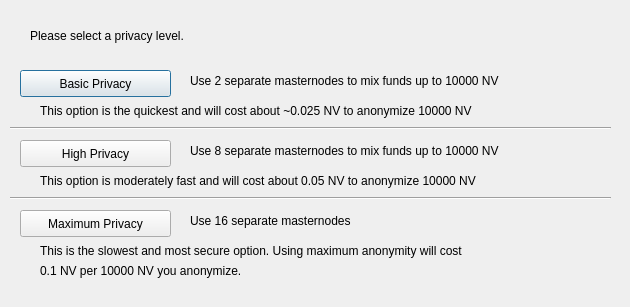
<?xml version="1.0" encoding="UTF-8"?>
<ui version="4.0">
 <class>ObfuscationConfig</class>
 <widget class="QDialog" name="ObfuscationConfig">
  <property name="geometry">
   <rect>
    <x>0</x>
    <y>0</y>
    <width>630</width>
    <height>307</height>
   </rect>
  </property>
  <property name="windowTitle">
   <string>Configure Obfuscation</string>
  </property>
  <widget class="QPushButton" name="buttonBasic">
   <property name="geometry">
    <rect>
     <x>20</x>
     <y>70</y>
     <width>151</width>
     <height>27</height>
    </rect>
   </property>
   <property name="text">
    <string>Basic Privacy</string>
   </property>
  </widget>
  <widget class="QPushButton" name="buttonHigh">
   <property name="geometry">
    <rect>
     <x>20</x>
     <y>140</y>
     <width>151</width>
     <height>27</height>
    </rect>
   </property>
   <property name="text">
    <string>High Privacy</string>
   </property>
  </widget>
  <widget class="QPushButton" name="buttonMax">
   <property name="geometry">
    <rect>
     <x>20</x>
     <y>210</y>
     <width>151</width>
     <height>27</height>
    </rect>
   </property>
   <property name="text">
    <string>Maximum Privacy</string>
   </property>
  </widget>
  <widget class="QLabel" name="label">
   <property name="geometry">
    <rect>
     <x>30</x>
     <y>20</y>
     <width>571</width>
     <height>31</height>
    </rect>
   </property>
   <property name="text">
    <string>Please select a privacy level.</string>
   </property>
  </widget>
  <widget class="QLabel" name="label_2">
   <property name="geometry">
    <rect>
     <x>190</x>
     <y>70</y>
     <width>421</width>
     <height>21</height>
    </rect>
   </property>
   <property name="text">
    <string>Use 2 separate masternodes to mix funds up to 10000 NV</string>
   </property>
  </widget>
  <widget class="QLabel" name="label_3">
   <property name="geometry">
    <rect>
     <x>190</x>
     <y>140</y>
     <width>411</width>
     <height>21</height>
    </rect>
   </property>
   <property name="text">
    <string>Use 8 separate masternodes to mix funds up to 10000 NV</string>
   </property>
  </widget>
  <widget class="QLabel" name="label_4">
   <property name="geometry">
    <rect>
     <x>190</x>
     <y>210</y>
     <width>421</width>
     <height>21</height>
    </rect>
   </property>
   <property name="text">
    <string>Use 16 separate masternodes</string>
   </property>
  </widget>
  <widget class="QLabel" name="label_6">
   <property name="geometry">
    <rect>
     <x>40</x>
     <y>100</y>
     <width>561</width>
     <height>21</height>
    </rect>
   </property>
   <property name="text">
    <string>This option is the quickest and will cost about ~0.025 NV to anonymize 10000 NV</string>
   </property>
  </widget>
  <widget class="QLabel" name="label_7">
   <property name="geometry">
    <rect>
     <x>40</x>
     <y>170</y>
     <width>561</width>
     <height>21</height>
    </rect>
   </property>
   <property name="text">
    <string>This option is moderately fast and will cost about 0.05 NV to anonymize 10000 NV</string>
   </property>
  </widget>
  <widget class="QLabel" name="label_8">
   <property name="geometry">
    <rect>
     <x>40</x>
     <y>240</y>
     <width>561</width>
     <height>21</height>
    </rect>
   </property>
   <property name="text">
    <string>This is the slowest and most secure option. Using maximum anonymity will cost</string>
   </property>
  </widget>
  <widget class="QLabel" name="label_9">
   <property name="geometry">
    <rect>
     <x>40</x>
     <y>260</y>
     <width>561</width>
     <height>21</height>
    </rect>
   </property>
   <property name="text">
    <string>0.1 NV per 10000 NV you anonymize.</string>
   </property>
  </widget>
  <widget class="Line" name="line">
   <property name="geometry">
    <rect>
     <x>10</x>
     <y>120</y>
     <width>601</width>
     <height>16</height>
    </rect>
   </property>
   <property name="orientation">
    <enum>Qt::Horizontal</enum>
   </property>
  </widget>
  <widget class="Line" name="line_2">
   <property name="geometry">
    <rect>
     <x>10</x>
     <y>190</y>
     <width>601</width>
     <height>16</height>
    </rect>
   </property>
   <property name="orientation">
    <enum>Qt::Horizontal</enum>
   </property>
  </widget>
 </widget>
 <resources/>
 <connections/>
</ui>
